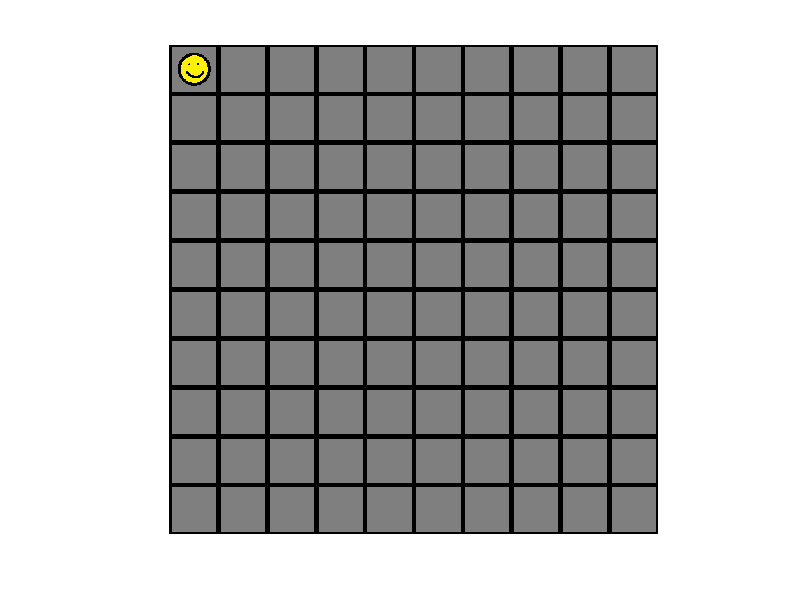

Write the MATLAB code that produced this figure.
%%
close all;
clear all;
load Adventure   % Loads the board (World - 10x10 cell array) along with a number of different image, shown below.
figure;imshow([World{1,:};World{2,:};World{3,:};World{4,:};World{5,:};World{6,:};World{7,:};World{8,:};World{9,:};World{10,:}]); %display board
warning('off','all'); % turns off all warning messages
% Definitions

% Type definitions
PLAYERT = 1;
DOORT = 2;
SUPERMONSTERT = 3;
MONSTERT = 4;
HEALTHBOOSTT = 5;
SWORDT = 6;
SHIELDT = 7;
BOOTT = 8;

% Column Definitions

TYPE = 1;
X_COL = 2;
Y_COL = 3;
ATTACK_COL = 4;
ATTACK_BOOST_COL = 5;
DEFENSE_COL = 6;
DEFENSE_BOOST_COL = 7;
HEALTH_COL = 8;
SPEED_COL = 9;
SPEED_BOOST_COL = 10;

% Init
EL = zeros(33,10); %Preallocating space for the Entity List
EL(1,:) = [1 1 1 10 0 10 0 10 10 0]; %Begin player spawn (10 attack, health, Speed, Defense is default Placeholder)
rng('shuffle'); %Seeds the random function based on current time
EL(2,:) = [2 randi([7 8]) randi([7 8]) 0 0 0 0 100000 0 0]; %Randomly spawns door location
EL(3,:) = [3 EL(2,2)+randi([1 2]) EL(2,2)+randi([1 2]) EL(1,4) 0 EL(1,6) 0 EL(1,8) EL(1,9) 0]; %Randomly spawns monster location within a 3 coordinate radius of the door. Also indexes into the players health, speed and defense stats to create a metroid-esque evil player (see Ryan for more details) 
Loc = [1 3;1 4;2 1;2 2;3 1;3 2;3 3;4 1;4 2;5 1;5 2;5 3;6 1;6 2;6 3;6 4;6 5;7 1;7 2;7 3;7 4;8 1;8 2;8 3;9 1;9 2;9 3;10 3;10 4;10 5]; %Creates 33x2 array of X Y values, to prevent repeating coordinates
Shuffled = Loc(:,randperm(size(Loc,2))); %Shuffles the array while ensuring that Each X value is only assigned a given number 1<Y<10 once
EL(4:33,2:3) = Shuffled; %Indexes the newly created array of shuffled coordinates into the master entity list
for r = 4:1:33
    for c = 1:1:10
        rng('shuffle'); %randomly seeds entity generation based on current time
        if c == 1
            EL(r,c) = randi([4 8]); %Assigns random entity calues
        end
    end
end
%The use of shuffled x y coordinates leads to some repitition in entity
%location. This is resolved by the random generation. While an entity will
%oscillate between two x y coordinates in each new instance of a game, it
%has an 80% chance of being a different type of entity (i.e. a health
%potion at coordinate (3,4) may be a monster the next match, or something
%else at coordinate (4,3).
World{EL(1,2),EL(1,3)} = Player %indexes into World location for player based on x y coordinates given in the Entity List. Assigns Cell values to the values in the Player image (Test)
imshow([World{1,:};World{2,:};World{3,:};World{4,:};World{5,:};World{6,:};World{7,:};World{8,:};World{9,:};World{10,:}]); %displays updated board with Player entity displayed in assigned location
% Start Play

% Movement

% Collision

% Combat Start

% Combat End

% End Play